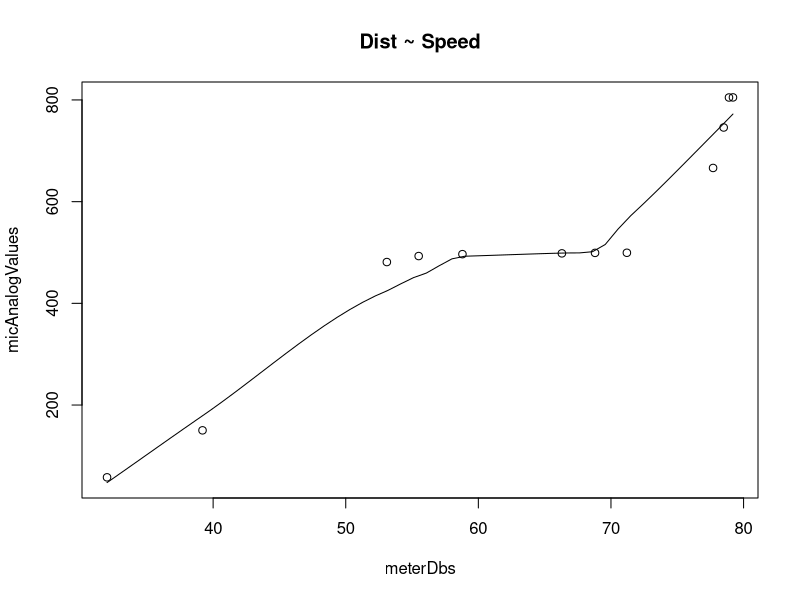
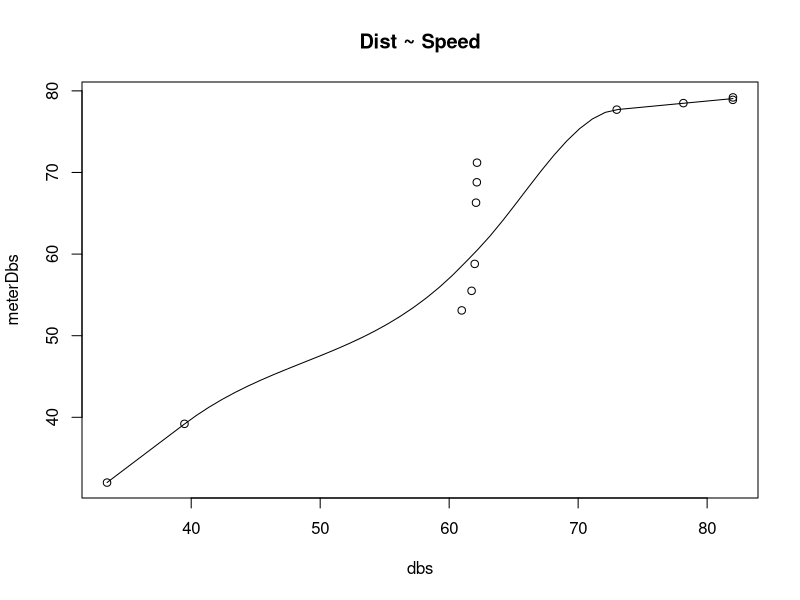

The R source for these figures, in order: (Note: this script raises an error after producing the figures.)
rm(list=ls())

## https://www.szynalski.com/tone-generator/
## 1 -> sonido ambiente
## 2 -> 1%
## 3 -> 5%
## 4 -> 7%
## 5 -> 10%
## 6 -> 13%
## 7 -> 18%
## 8 -> 25%
## 9 -> 35%
## 10 -> 50%
## 11 -> 60%
## 12 -> 70%
## 13 -> 80%
## 14 -> 90%

mean(c(805,805,805,805,805,805,805,805,805,805,805,805,805,805,805,805,805,805,805,805))
micAnalogValues <- c(57.83871,150.2549,481.2222,493,496.7333,498.2963,499.2414,499.4583,666.2667,745.8235,804.8276,805)
meterDbs <- c(32,39.2,53.1,55.5,58.8,66.3,68.8,71.2,77.7,78.5,78.9,79.2)

scatter.smooth(x=meterDbs, y=micAnalogValues, main="Dist ~ Speed")

cor(meterDbs, micAnalogValues)
lm(meterDbs ~ micAnalogValues)

dbs <- 29.71793 + 0.06495*micAnalogValues

scatter.smooth(x=dbs, y=meterDbs, main="Dist ~ Speed")

## Call:
##     lm(formula = meterDbs ~ micAnalogValues)

## Coefficients:
##     (Intercept)  micAnalogValues  
## 29.71793          0.06495  

d <- ## output de consola serial
plot(d, type =  'l')
